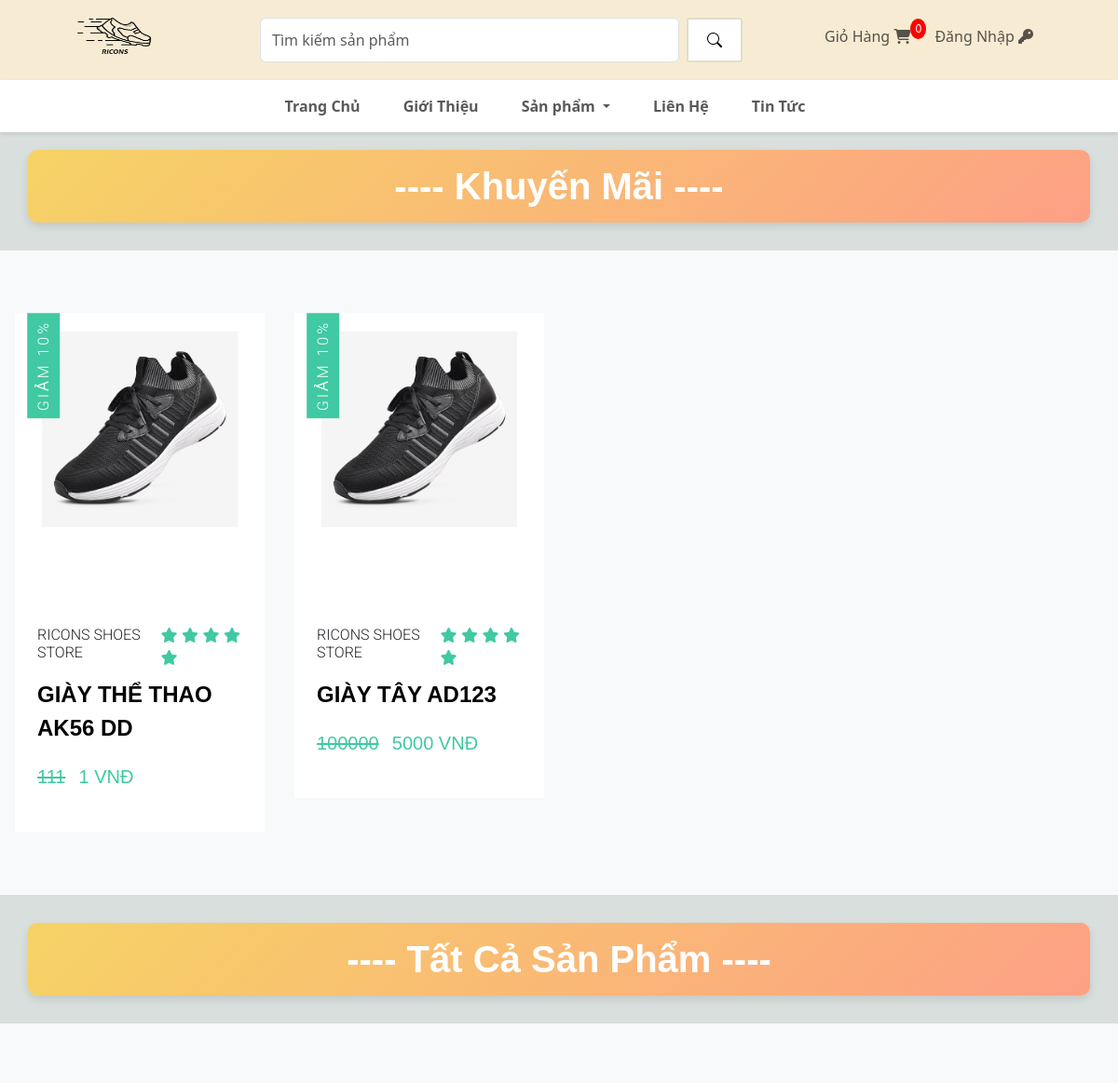
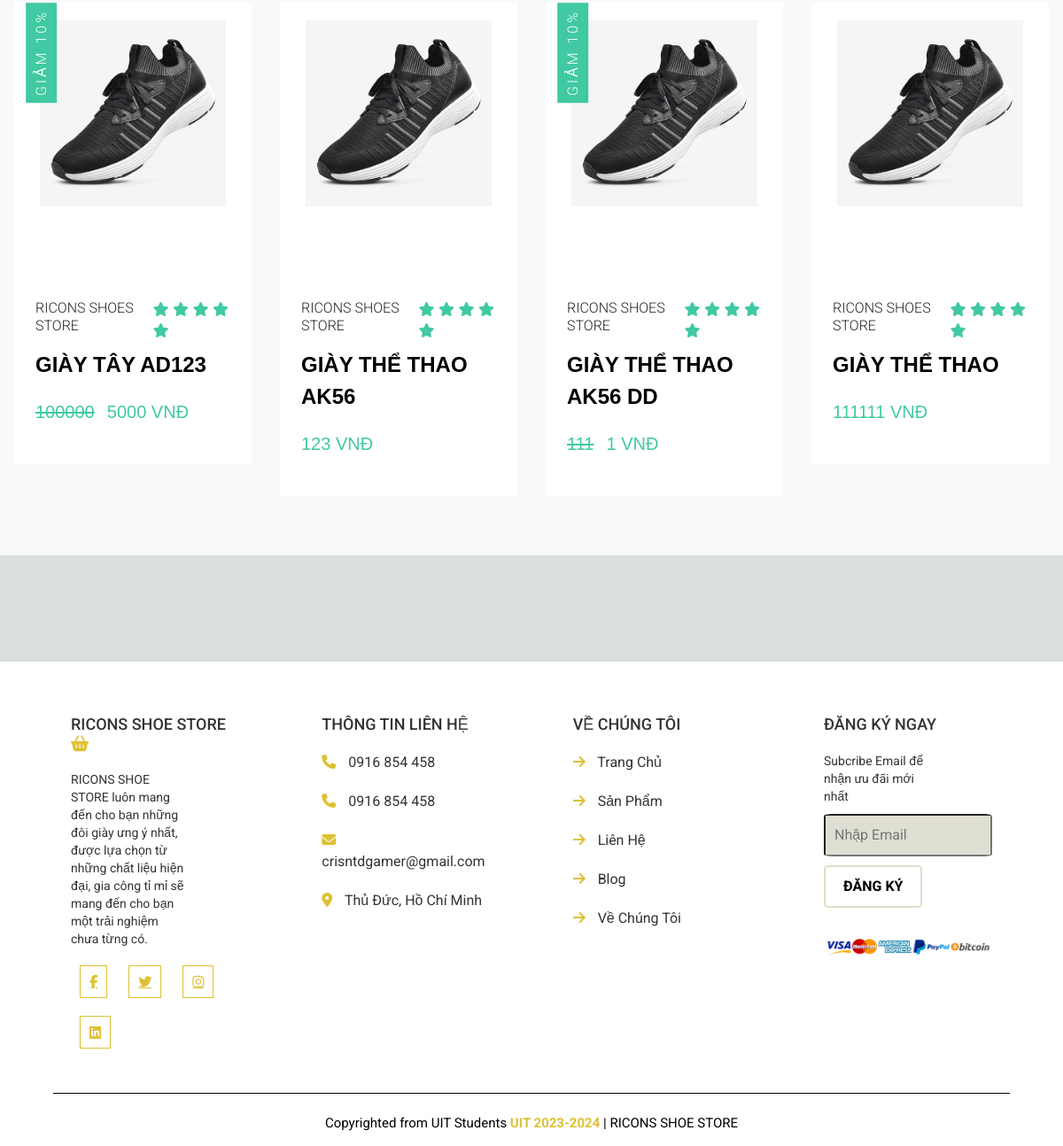
The page / on the database its author committed (2 pictures, top to bottom).
### app/models.py (models this page shows, shortened)
class SanPham(models.Model):
    the_loai = models.ForeignKey(TheLoai, on_delete=models.CASCADE, default=1)
    ten = models.CharField(max_length=300, null=True, blank=False)
    gia = models.IntegerField(blank=False)
    hinh = models.ImageField(null=True, blank=True)
    khuyen_mai = models.BooleanField(default=False)
    gia_km = models.IntegerField(blank=True, null=True)
    mo_ta = models.CharField(max_length=500, default='', blank=True)
    @property
    def ImageURL(self):
        try:
            url = self.hinh.url
        except:
            url = ''
        return url

### app/views.py (the view)
# urls.py: path('', views.home, name="home"),
def home(request):
    sanpham_list = SanPham.objects.all()
    theloai_list = TheLoai.objects.all()
    sanpham_km_list = SanPham.objects.filter(khuyen_mai = True).order_by('-id')[:4]
    context = {'theloai_list' : theloai_list,
               'sanpham_list' : sanpham_list,
               'sanpham_km_list' : sanpham_km_list,}
    return render(request, "app/home.html", context)

### app/context_processors.py (called while the page is built)
def tong_san_pham_trong_gio_hang(request):
    return {
        'tong_san_pham_trong_gio_hang': lay_so_luong_san_pham_trong_gio_hang(request.user)
    }

### app/views.py (called while the page is built, shortened)
def lay_so_luong_san_pham_trong_gio_hang(user):
    return 0

### app/templates/app/home.html (shortened to what this page needs)
{% extends 'app/base.html' %}
{% block banner%}
<div id="slider" class="carousel slide" data-bs-ride="carousel" data-bs-interval="2000" style="margin-top: 115px;">
    <div class="carousel-indicators">
    </div>
    <div class="carousel-inner">
        <div class="carousel-item">
        </div>
    </div>
    <button class="carousel-control-prev" type="button" data-bs-target="#slider" data-bs-slide="prev">
    </button>
    <button class="carousel-control-next" type="button" data-bs-target="#slider" data-bs-slide="next">
    </button>
</div>
{% endblock banner%}
{% block content %}
<div class="container-pdt">
    <div class="row">
        <div class="col-lg">
            <h1 class="featured"
                style="text-align: center; font-weight: bold; margin-bottom: 30px; margin-left: 30px; margin-right: 30px; ;">
                ---- Khuyến Mãi ----
            </h1>
            <section class="products">
                <div class="product-card-container">
                    <div class="product-items">
                        {% for sanpham in sanpham_km_list %}
                        <div class="product">
                            <div class="product-content">
                                <div class="product-img">
                                    <img src="{{sanpham.ImageURL}}" alt="product image">
                                </div>
                            </div>
                            <div class="product-info">
                                <div class="product-info-top">
                                    <h2 class="sm-title">Ricons Shoes Store</h2>
                                    <div class="rating">
                                        <span><i class="fas fa-star"></i></span>
                                        <span><i class="fas fa-star"></i></span>
                                        <span><i class="fas fa-star"></i></span>
                                        <span><i class="fas fa-star"></i></span>
                                        <span><i class="fas fa-star"></i></span>
                                    </div>
                                </div>
                                <a href="#" class="product-name">{{sanpham.ten}}</a>
                                <div class="product- price-container">
                                    {% if sanpham.khuyen_mai == True %}
                                    <strike class="product-price">{{sanpham.gia}}</strike>
                                    <p class="product-price">{{ sanpham.gia_km}} VNĐ</p>
                                    {% else %}
                                    <p class="product-price">{{sanpham.gia}} VNĐ</p>
                                    {% endif %}
                                </div>
                            </div>
                            {% if sanpham.khuyen_mai == True %}
                            <div class="off-info">
                                <h2 class="sm-title">Giảm 10%</h2>
                            </div>
                            {% endif %}
                        </div>
                        {% endfor %}
                    </div>
                </div>
            </section>
        </div>
    </div>
    <div class="row">
        <div class="col-lg">
            <h1 class="featured"
                style="text-align: center; font-weight: bold; margin-bottom: 30px; margin-left: 30px; margin-right: 30px; ;">
                ---- Tất Cả Sản Phẩm ----
            </h1>
            <section class="products">
                <div class="product-ccontainer">
                    <div class="product-items">
                        {% for sanpham in sanpham_list %}
                        <div class="product">
                            <div class="product-content">
                                <div class="product-img">
                                    <img src="{{sanpham.ImageURL}}" alt="product image">
                                </div>
                            </div>
                            <div class="product-info">
                                <div class="product-info-top">
                                    <h2 class="sm-title">Ricons Shoes Store</h2>
                                    <div class="rating">
                                        <span><i class="fas fa-star"></i></span>
                                        <span><i class="fas fa-star"></i></span>
                                        <span><i class="fas fa-star"></i></span>
                                        <span><i class="fas fa-star"></i></span>
                                        <span><i class="fas fa-star"></i></span>
                                    </div>
                                </div>
                                <a href="#" class="product-name">{{sanpham.ten}}</a>
                                <div class="product- price-container">
                                    {% if sanpham.khuyen_mai == True %}
                                    <strike class="product-price">{{sanpham.gia}}</strike>
                                    <p class="product-price">{{ sanpham.gia_km}} VNĐ</p>
                                    {% else %}
                                    <p class="product-price">{{sanpham.gia}} VNĐ</p>
                                    {% endif %}
                                </div>
                            </div>
                            {% if sanpham.khuyen_mai == True %}
                            <div class="off-info">
                                <h2 class="sm-title">Giảm 10%</h2>
                            </div>
                            {% endif %}
                        </div>
                        {% endfor %}
                    </div>
                </div>
            </section>
        </div>
    </div>
</div>
{% endblock content %}

### app/static/app/style.css (style rules this page uses)
body { background-color: #D8DFDD; }
:root { --white-light: rgba(255, 255, 255, 0.5); --alice-blue: #f8f9fa; --carribean-green: #40c9a2; --gray: #ededed; }
.product-items { display: flex; flex-wrap: wrap; }
.products { padding: 0; margin: 0; box-sizing: border-box; font-family: 'Quicksand', sans-serif; }
img { width: 100%; display: block; }
.product-card-container { width: 100%; margin: 0 auto; }
.lg-title, .md-title, .sm-title { font-family: 'Roboto', sans-serif; padding: 0.6rem 0; text-transform: capitalize; }
.sm-title { font-weight: 300; font-size: 1rem; text-transform: uppercase; }
.products { background: var(--alice-blue); padding: 3.2rem 0; }
.product { margin: 1rem; position: relative; width: calc(25% - 2rem); }
.product-content { background: white; padding: 20px 0px 0px 0px; cursor: pointer; }
.product-img { background: var(--gray); box-shadow: 0 0 20px 10px var(white); width: 210px; height: 200px; margin: 0 auto; transition: background 0.5s ease; }
.product-info { background: white; padding: 1.5rem; }
.product-info-top { display: flex; justify-content: space-between; align-items: center; }
.rating span { color: var(--carribean-green); }
.product-name { color: black; display: block; text-decoration: none; font-size: 1rem; text-transform: uppercase; font-weight: bold; }
.product-price { padding-top: 0.6rem; padding-right: 0.6rem; display: inline-block; color: var(--carribean-green); }
.product-img img { transition: transform 0.6s ease; }
.off-info .sm-title { background: var(--carribean-green); color: white; display: inline-block; padding: 0.5rem; position: absolute; top: 0; left: 0; writing-mode: vertical-lr; transform: rotate(180deg); z-index: 1; letter-spacing: 3px; cursor: pointer; }
.product-name { font-size: 24px; margin-bottom: 10px; }
.product-price { font-size: 20px; color: #40c9a2; margin-bottom: 20px; }

### app/templates/app/base.html (style rules this page uses)
html, body { margin: 0; padding: 0; width: 100%; overflow-x: hidden; }

### app/templates/app/home.html (style rules this page uses)
.featured { text-align: center; font-weight: bold; margin: 30px 0px 30px 0px; padding: 15px; background: linear-gradient(135deg, #f6d365 0%, #fda085 100%); color: #fff; border-radius: 10px; box-shadow: 0 4px 8px rgba(0, 0, 0, 0.1); font-family: 'Raleway', sans-serif; }

### rows shown on the page
SanPham: ImageURL (picture), ten "GIÀY THỂ THAO AK56 DD", gia "111", gia_km "1", khuyen_mai "GIẢM 10%"
SanPham: ImageURL (picture), ten "GIÀY TÂY AD123", gia "100000", gia_km "5000", khuyen_mai "GIẢM 10%"
SanPham: ImageURL (picture), ten "GIÀY THỂ THAO AK56", gia "123"
SanPham: ImageURL (picture), ten "GIÀY THỂ THAO", gia "111111"

### other values the page prints
{{ tong_san_pham_trong_gio_hang }} "0"
